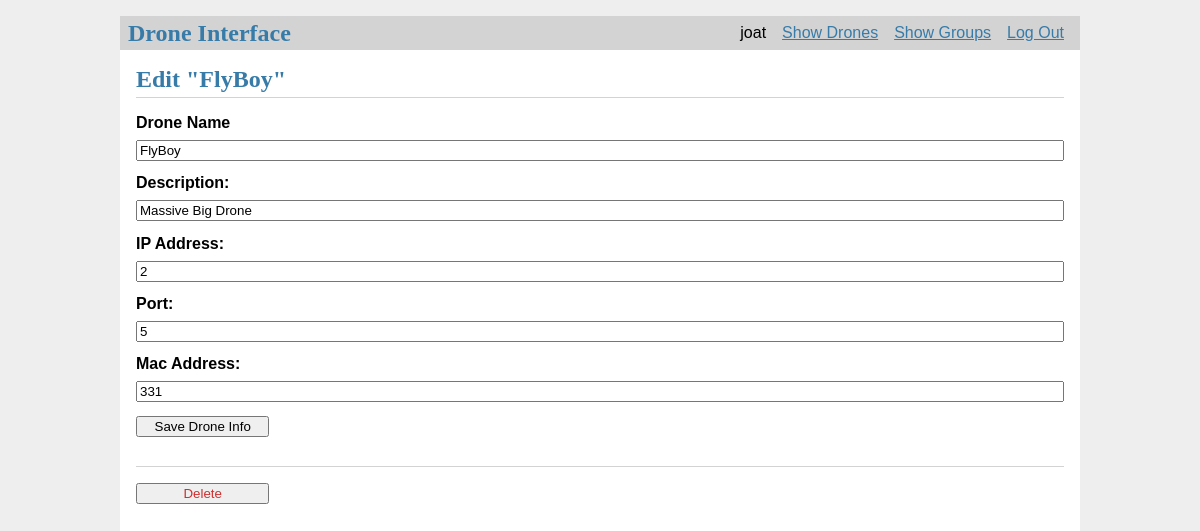
/1/update (signed in), run on an earlier commit of the app's database.
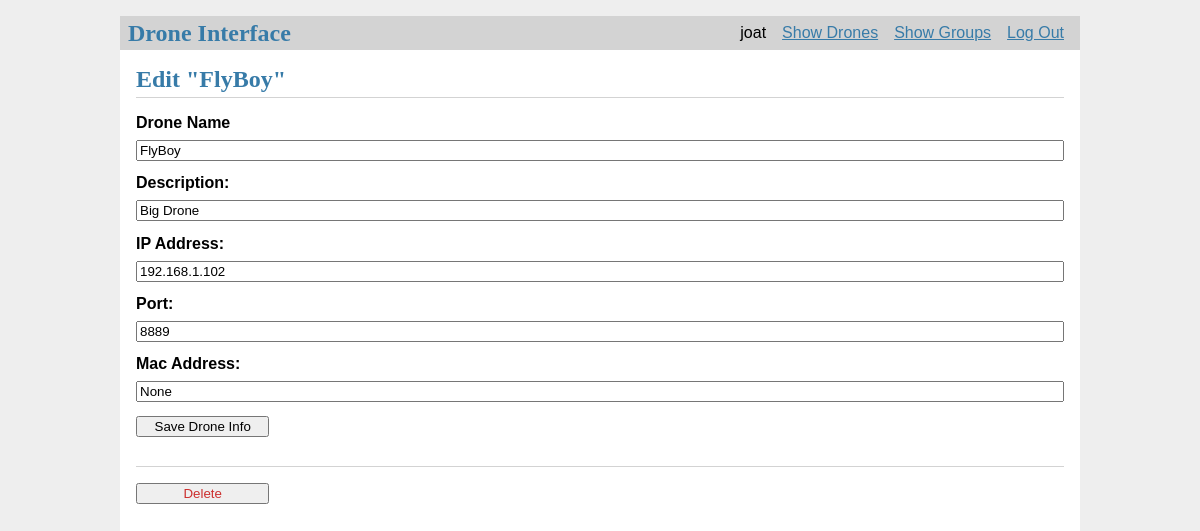
And on a later commit of the database.
### tables this page shows
CREATE TABLE drones (
  id INTEGER PRIMARY KEY AUTOINCREMENT,
  drone_name TEXT UNIQUE NOT NULL,
  description TEXT NOT NULL,
  ip_addr TEXT NOT NULL,
  port TEXT NOT NULL,
  mac_addr TEXT,
  owner_id INTEGER NOT NULL,
  group_id INTEGER,
  FOREIGN KEY (owner_id) REFERENCES user (id),
  FOREIGN KEY (group_id) REFERENCES groups (id)
);

### flaskr/blog.py (the view, shortened to what this page needs)
@bp.route('/<int:id>/update', methods=('GET', 'POST'))
@login_required
def update(id):
    drone = get_drone(id)
    return render_template('blog/update.html', drone=drone)

### flaskr/auth.py (called while the page is built)
@bp.before_app_request
def load_logged_in_user():
    user_id = session.get('user_id')
    if user_id is None:
        g.user = None
    else:
        g.user = get_db().execute(
            'SELECT * FROM user WHERE id = ?', (user_id,)
        ).fetchone()

def login_required(view):
    @functools.wraps(view)
    def wrapped_view(**kwargs):
        if g.user is None:
            return redirect(url_for('auth.login'))
        return view(**kwargs)
    return wrapped_view

### flaskr/blog.py (called while the page is built)
def get_drone(id, check_author=True):
    drone = get_db().execute(
        'SELECT p.id, drone_name, description, ip_addr, port, mac_addr, owner_id'
        ' FROM drones p JOIN user u ON p.owner_id = u.id'
        ' WHERE p.id = ?',
        (id,)
    ).fetchone()
    if drone is None:
        abort(404, f"Drone id {id} doesn't exist.")
    if check_author and drone['owner_id'] != g.user['id']:
        abort(403)
    return drone

### flaskr/db.py (called while the page is built)
def get_db():
    if 'db' not in g:
        g.db = sqlite3.connect(
            current_app.config['DATABASE'],
            detect_types=sqlite3.PARSE_DECLTYPES
        )
        g.db.row_factory = sqlite3.Row
    return g.db

### flaskr/templates/blog/update.html
{% extends 'base.html' %}
{% block header %}
  <h1>{% block title %}Edit "{{ drone['drone_name'] }}"{% endblock %}</h1>
{% endblock %}
{% block content %}
  <form method="post">
    <label for="drone_name">Drone Name</label>
    <input name="drone_name" id="drone_name"
      value="{{ request.form['drone_name'] or drone['drone_name'] }}" required>
    <label for="description">Description:</label>
    <input type="description" name="description" id="description"
           value="{{ request.form['description'] or drone['description'] }}" required>
      <label for="ip_addr">IP Address:</label>
    <input type="ip_addr" name="ip_addr" id="ip_addr"
           value="{{ request.form['ip_addr'] or drone['ip_addr'] }}" required>
      <label for="port">Port:</label>
    <input type="port" name="port" id="port"
           value="{{ request.form['port'] or drone['port'] }}" required>
      <label for="mac_addr">Mac Address:</label>
    <input type="mac_addr" name="mac_addr" id="mac_addr"
           value="{{ request.form['port'] or drone['mac_addr'] }}" required>
    <input type="submit" value="Save Drone Info">
  </form>
  <hr>
  <form action="{{ url_for('blog.delete', id=drone['id']) }}" method="post">
    <input class="danger" type="submit" value="Delete" onclick="return confirm('Are you sure?');">
  </form>
{% endblock %}

What changed in the data, as far as the page shows it:
changed drones "FlyBoy": description "Massive Big Drone" → "Big Drone"; ip_addr "2" → "192.168.1.102"; port "5" → "8889"; mac_addr "331" → (not shown)
Also different on the page:
form field mac_addr: (not shown) → "None"
